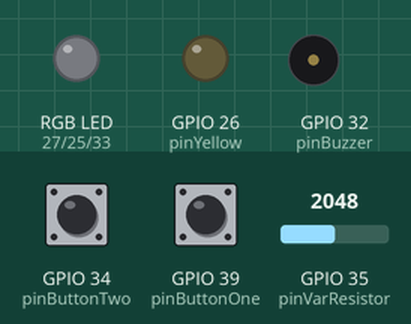
This sketch was run on a simulated ESP32. On the bench: an RGB LED mixed from three pins (HIGH = lit), output pins drawn as LEDs (lit = HIGH), buzzer (waves = sounding). Inputs (shaded band) come from the test bench; at power-on: GPIO 35 (pinVarResistor) = 2048, GPIO 39 (pinButtonOne) HIGH, GPIO 34 (pinButtonTwo) LOW. What the sketch prints to the serial monitor is not drawn.

Above: at 1.2 s.
1.3 s: GPIO 35 (pinVarResistor) set to 1228
4.3 s: GPIO 35 (pinVarResistor) set to 0
At 5.2 s:
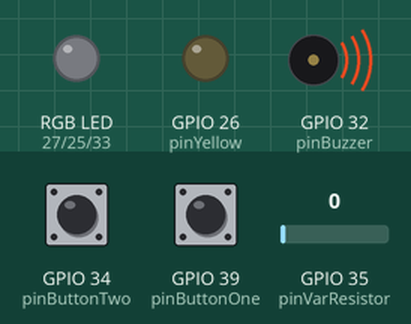
5.8 s: GPIO 39 (pinButtonOne) pulled LOW for 0.15 s
At 6.06 s:
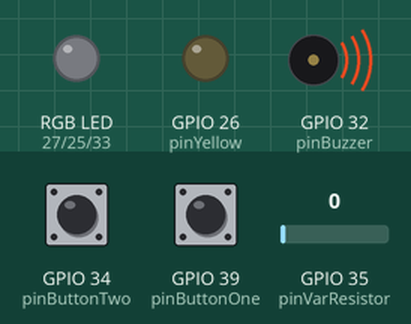
7.7 s: GPIO 34 (pinButtonTwo) pulled HIGH for 0.15 s
10.8 s: GPIO 34 (pinButtonTwo) pulled HIGH for 1 s
Timing chart, 0 to 11.8 s (numbered marks = the images above; inputs shaded):
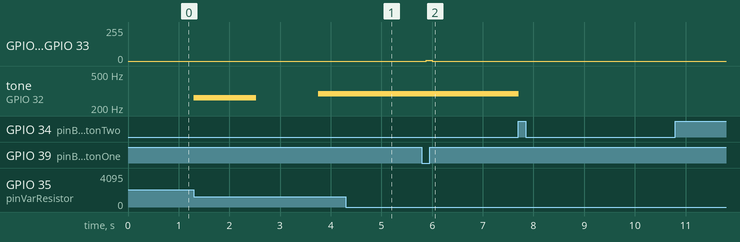

The sketch:

Brown_Carson_MP02.ino
```cpp
/*
Carson Brown, MP-O2
--Hardware
Pins 27, 26, 25, and 33 are all the outputs to LEDs with 220ohm resistors
Pin 32 is an output to a Piezo Buzzer, which then passes through a 220 ohm resistor
Pin 35 conncects to the center terminal of a variable resistor
Pins 34 and 39 connect to pull-down push buttons and 10kohm pull-up resistors. The buttons also each have two 104 ceramic capacitors in parallel between the terminals to debounce the switches a little bit.

This program listens for button inputs, and then plays a short series of notes or a dancing LED pattern. The sound output is prioritized when both buttons are pressed, and only one
of the outputs can play at a time. (However, a short rewrite of the code would allow both to play together.) The speed at which these modes activate is determined by the ADC on pin
35, which expects a variable resistor to be connected, however other variable voltage sensors could be used to determine the note and flash delay if connected in place of the variable
resistor.
*/
const int pinRed = 27; //LED pins
const int pinYellow = 26;
const int pinGreen = 25;
const int pinBlue = 33;

const int pinButtonOne = 39; //Button pins, connected to Positive by default, will read FALSE when active
const int pinButtonTwo = 34;

const int pinVarResistor = 35; //Input, controls delay by being converted straight to MS (delay range of 0 to 4095 milliseconds)
const int pinBuzzer = 32; //Output, Controlled only through tone() and noTone(). Probably don't use the time control on tone() to be able to control delay during a tone

const int inputs[] = {pinButtonOne, pinButtonTwo, pinVarResistor}; //Going to do this for pin config in the future.
const int outputs[] = {pinRed, pinYellow, pinGreen, pinBlue, pinBuzzer}; //by seeing the human names next to output or input, then looping through them to set to the right mode.
const int musicNotes[8] = {262, 294, 330, 349, 392, 440, 494, 523};

bool HandleLED_Mode[2] = {false, false}; //Buttons can be pressed at any time, but if the circuit is busy, it seems like the goal is to only handle one at a time
bool HandleSound_Mode[2] = {false, false};//So for these arrays, x[0] is if the button has been pushed, and x[1] is if the mode is active. Shame to do only one at a time tho

void LED_Mode(); //Blinks Red to Yellow to Green to Blue, then blinks Blue back to Red. Doesn't halt checking for button presses, so while sound mode cannot activate while LED Mode is active, it can still be queued
void sound_Mode(); //Cycles through the array of musicNotes, then cycles through backwords. Similar to LED Mode, LED mode can be queued while sound Mode is active

//If both Sound and LED mode are pressed, Sound mode has priority and plays first, but will not interrupt LED mode to play
//Buttons must be pressed within 50ms of each other and held down for said duration for reliability.

bool timeChecker(); //Returns if the delay period has elapsed

void setup() {
  // put your setup code here, to run once:
  Serial.begin(115200); //Couple of status messages, doesn't affect the program.

  for (int i = 0; i < 5; i++) {
    pinMode(outputs[i], OUTPUT);
  }
//Iterate through pin arrays that need configuration
  for (int i = 0; i < 3; i++) {
    pinMode(inputs[i], INPUT);
  }
//These also are my demonstration for arrays and loops, because I wrote this code off of the proj reqs and then read the instructions
//Taught me a new way to do pin config though!

  Serial.println("End of Setup.");
  timeChecker(); //Sets the initial timestamp and reads the VarResistor for the first time. May be unnecessary, but calling it here won't hurt either.
}

void loop() {

  if(!digitalRead(pinButtonOne)) { //read the button, and check the other one with 50 ms delay to give coyote time for pressing both buttons
    HandleLED_Mode[0] = true;
    if (digitalRead(pinButtonTwo)) {
      delay(50);                   //Could probably iterate for 50 delays of 1 second and check each time, but this is reliable 'enough' for pressing both buttons
    }
    if (!digitalRead(pinButtonTwo)) { //Just a reminder that digitalRead(pinButtonTwo) for a pushed button evaluates to false
      HandleSound_Mode[0] = true;
    }
  }

  if(!digitalRead(pinButtonTwo)) { //read the other button
    HandleSound_Mode[0] = true;
  }

  if(HandleSound_Mode[0] && !HandleLED_Mode[1]) { //If Sound mode is queued and LED mode is not currently active, run sound mode
    HandleSound_Mode[1] = true; //Happens before the LED mode to give sound mode priority, as buttons have just been checked
    if (timeChecker()) {
      sound_Mode();
    }
  }

  if(HandleLED_Mode[0] && !HandleSound_Mode[1]) { //If LED mode is queued and Sound mode is not currently active, run sound mode
    HandleLED_Mode[1] = true;
    if (timeChecker()) {
      LED_Mode();
    }
  }
}

void LED_Mode() {
  static int cycle = 0;
/* Shoulda read the instructions first, supposed to use arrays and for loops */
  switch (cycle) {
    case 0:
      digitalWrite(pinRed, HIGH); //This is the same sort of easily modifyable pattern, quick to write and simple to debug
      break;                      //Wait I totally could have just run cycle through a math equation and put it into an array. Whatever, this works.
    case 1:
      digitalWrite(pinYellow,HIGH);
      digitalWrite(pinRed, LOW);
      break;
    case 2:
      digitalWrite(pinGreen, HIGH);
      digitalWrite(pinYellow, LOW);
      break;
    case 3:
      digitalWrite(pinBlue, HIGH);
      digitalWrite(pinGreen, LOW);
      break;
    case 4:
      digitalWrite(pinBlue, LOW);
      break;
    case 5:
      digitalWrite(pinBlue, HIGH);
      break;
    case 6:
      digitalWrite(pinGreen, HIGH);
      digitalWrite(pinBlue, LOW);
      break;
    case 7:
      digitalWrite(pinYellow, HIGH);
      digitalWrite(pinGreen, LOW);
      break;
    case 8:
      digitalWrite(pinRed, HIGH);
      digitalWrite(pinYellow, LOW);
      break;
    case 9:
      digitalWrite(pinRed, LOW);
      break;
  }

  cycle++; //This is a use of a static variable that make me happy. Keeps everything nice and in scope,
  if(cycle > 9) { //and lets me name mangle like c++ intended to avoid variables like cycleLED and cycleSound that do the same function
    cycle = 0;
    HandleLED_Mode[0] = false;
    HandleLED_Mode[1] = false; //Ran into an array initializer list error when doing these as one statement. I'll watch a youtube video on it someday.
  }
}

void sound_Mode() {
  static int cycle = 1; //starts at 1 so that I play a note on the first time the button is pressed, because modulo overcomplicated my life
  static bool forward = true; //increase through the array on true, decrement on false
  int note = (cycle/2); //take cycle/2 (no remainder due to integers)
  if ((cycle == 0) && !forward) {//Oddly enough, the last step in the cycle has to be the first case checked
    noTone(pinBuzzer);
    cycle = 1;
    forward = true;
    HandleSound_Mode[0] = false; //Mark that sound mode has been completed [1], and that Sound mode is not requested [0].
    HandleSound_Mode[1] = false; //Also apparently you cannot assing to an array from an initializer list... weird
    Serial.println("Final Cycle");

  }else if(!(cycle % 2) && forward) { //modulo 2 is a funny lil guy, making a zero (false) or a one (true) letting me know if I'm on an even or odd cycle
    noTone(pinBuzzer);
    cycle++;

  } else if (!(cycle % 2) && !forward) { //I should mention that these even gaps are to make sure that each tone is seperated by a no tone of user length.
    noTone(pinBuzzer);
    cycle--;

  } else if ((cycle % 2) && forward) { //Tone cycle and positive cycle
    tone(pinBuzzer, musicNotes[note]);
    cycle++;
    if(cycle > 15) {
      forward = !forward; //Leaves the code at cycle = 16 with direction pointed the other way
    }

  } else {
    tone(pinBuzzer, musicNotes[note]); //Tone cycle and negative
    cycle--;

  }
  Serial.println("forward");

}

bool timeChecker() { //Just like MP01, make a mark in time with millis, then wait for timestamp plus the delay time (analog read of VarResistor, 0 - 4095 ms) to be less than millis
  static int timeStamp = millis();
  int delayMS = analogRead(pinVarResistor);
  if (millis() >= timeStamp + delayMS) {
    timeStamp = millis();
    return true; //Functions like this are what allow ESP32 to be so responsive. delay() is a trap.
  }
  return false;

}
```

Measured:
- after the input at 4.3 s, tone on GPIO 32 (pinBuzzer): stays 294 Hz (without the input it goes to silent after 0.68 s)
- after the input at 5.8 s, GPIO 25 (pinGreen), GPIO 26 (pinYellow), GPIO 27 (pinRed), GPIO 33 (pinBlue): 0/255 → 6/255 after 0.09 s, → 0/255 0.12 s later; tone on GPIO 32 (pinBuzzer): stays 294 Hz (without the input it goes to 392 Hz after 0.97 s)
